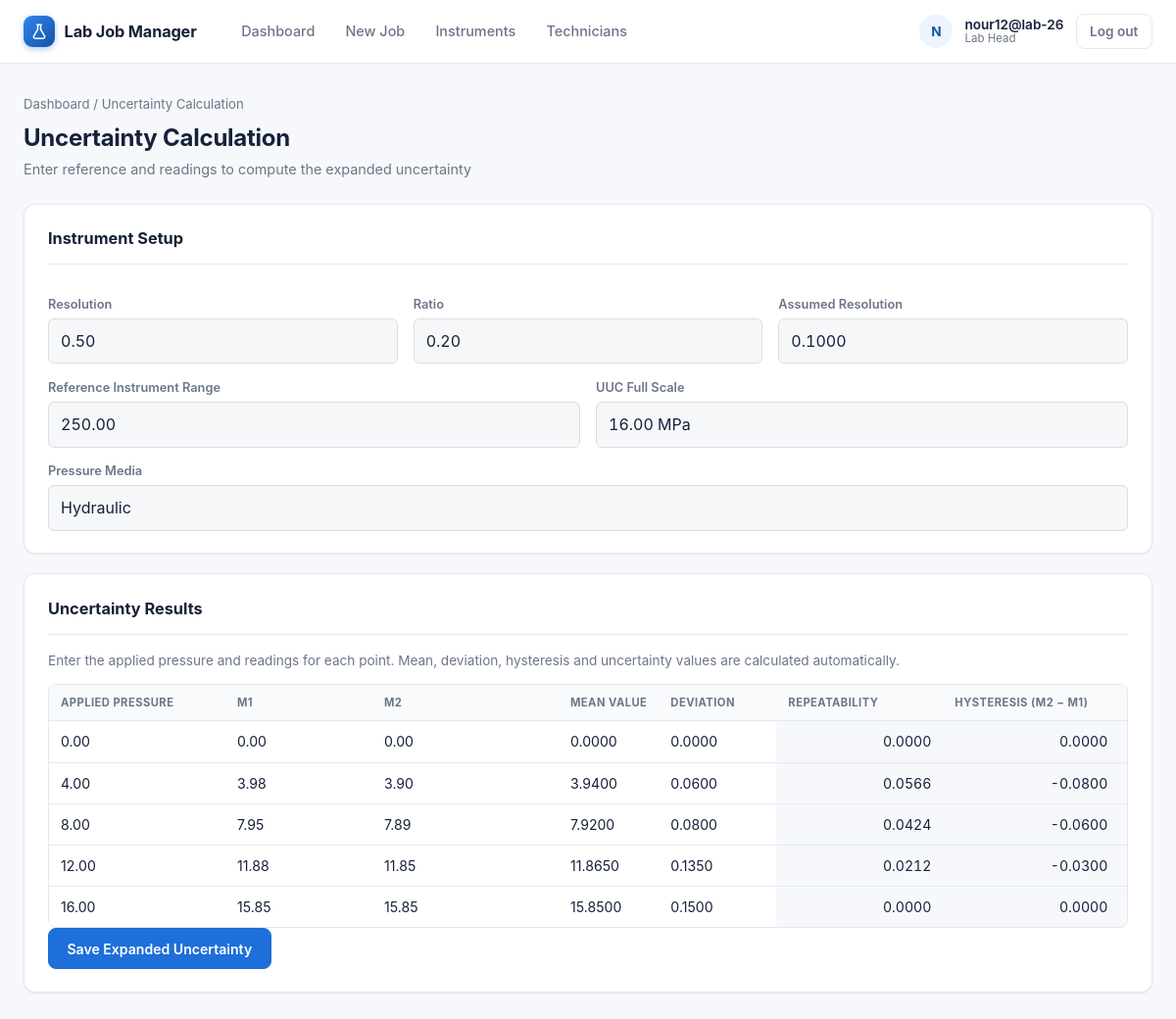
Screenshot of /uncertainty/100/ (signed in) with the database file from the repository.
### labmanager/models.py (models this page shows, shortened)
class User(AbstractUser):
    class Role(models.TextChoices):
        LAB_HEAD = "head", "Lab Head"
        TECHNICIAN = "technician", "Lab Technician"
    role = models.CharField(max_length=20, choices=Role.choices, default=Role.LAB_HEAD)
    @property
    def is_lab_head(self):
        return self.role == self.Role.LAB_HEAD

class Certificate(models.Model):
    job = models.ForeignKey(Job, on_delete=models.CASCADE, related_name="certificates")
    number = models.CharField(max_length=20, unique=True, editable=False)
    line_item = models.ForeignKey(
        "JobLineItem",
        on_delete=models.SET_NULL,
        null=True,
        blank=True,
        related_name="certificates"
    )
    device_serial = models.CharField(max_length=100, blank=True)
    device_manufacturer = models.CharField(max_length=150, blank=True)
    device_tag_number = models.CharField(max_length=100, blank=True)
    device_resolution = models.DecimalField(
        max_digits=20,
        decimal_places=2,
        null=True,
        blank=True,
    )
    device_accuracy = models.CharField(max_length=100, blank=True)
    device_ratio = models.DecimalField(
        max_digits=20,
        decimal_places=2,
        null=True,
        blank=True,
    )
    reference_instrument_range = models.DecimalField(
        max_digits=20,
        decimal_places=2,
        null=True,
        blank=True,
    )
    uuc_full_scale = models.DecimalField(
        max_digits=20,
        decimal_places=2,
        null=True,
        blank=True,
    )
    uuc_unit = models.CharField(
        max_length=20,
        blank=True,
    )
    pressure_media = models.CharField(
        max_length=30,
        blank=True,
    )
    working_standard_name = models.CharField(max_length=150, blank=True)
    working_standard_serial = models.CharField(max_length=100, blank=True)
    working_standard_certificate_no = models.CharField(max_length=100, blank=True)
    lab_temperature = models.CharField(max_length=50, blank=True)
    lab_humidity = models.CharField(max_length=50, blank=True)
    ambient_pressure = models.CharField(max_length=50, blank=True)
    reference_procedure = models.CharField(max_length=150, blank=True)
    temperature_variation = models.CharField(max_length=50, blank=True)
    instrument_received_good = models.BooleanField(
        default=True,
        verbose_name="Instrument is received in good condition"
    )
    instrument_adjusted = models.BooleanField(
        default=False,
        verbose_name="Instrument is adjusted and post adjustment values are reported"
    )
    no_adjustment = models.BooleanField(
        default=True,
        verbose_name="No adjustment is carried out and measurements in this certificate are as received figures"
    )
    calibration_date = models.DateField(null=True, blank=True)
    re_calibration_date = models.DateField(null=True, blank=True)
    issue_date = models.DateField(null=True, blank=True)
    calibrated_by = models.CharField(max_length=150, blank=True)
    approved_signatory = models.CharField(max_length=150, blank=True)
    class Meta:
        ordering = ["number"]
    @property
    def assumed_resolution(self):
        if self.device_resolution is None:
            return None
        if self.device_ratio is None:
            return None
        return self.device_resolution * self.device_ratio

class CalibrationResult(models.Model):
    certificate = models.ForeignKey(
        Certificate,
        on_delete=models.CASCADE,
        related_name="results",
    )
    applied_value = models.CharField(
        max_length=50,
        blank=True,
        verbose_name="Applied Pressure (A)",
    )
    upward_reading = models.CharField(
        max_length=50,
        blank=True,
        verbose_name="Upward (M1)",
    )
    downward_reading = models.CharField(
        max_length=50,
        blank=True,
        verbose_name="Downward (M2)",
    )
    mean_value = models.CharField(
        max_length=50,
        blank=True,
        verbose_name="Mean Value (M)",
    )
    deviation = models.CharField(
        max_length=50,
        blank=True,
        verbose_name="Deviation (A-M)",
    )
    reference_instrument_range = models.DecimalField(
        max_digits=20,
        decimal_places=2,
        null=True,
        blank=True,
    )
    uuc_full_scale = models.DecimalField(
        max_digits=20,
        decimal_places=2,
        null=True,
        blank=True,
    )
    uuc_unit = models.CharField(
        max_length=20,
        blank=True,
    )
    pressure_media = models.CharField(
        max_length=30,
        blank=True,
    )
    uncertainty = models.CharField(
        max_length=50,
        blank=True,
        verbose_name="Expanded Uncertainty (% FS)",
    )
    remarks = models.CharField(
        max_length=20,
        blank=True,
        verbose_name="Remarks",
    )
    class Meta:
        ordering = ["id"]

### labmanager/views.py (the view)
# urls.py: path("uncertainty/<int:pk>/",views.uncertainty,name="uncertainty",),
@login_required
def uncertainty(request, pk):
    certificate = get_object_or_404(
        Certificate.objects.select_related(
            "job",
            "line_item",
            "line_item__instrument",
        ).prefetch_related("results"),
        pk=pk,
    )
    if not _can_edit_certificate(request.user, certificate):
        messages.error(
            request,
            "You do not have access to this certificate."
        )
        return redirect("dashboard")
    if certificate.line_item:
        changed_fields = []
        line_item = certificate.line_item
        if (
            line_item.range_to is not None
            and certificate.uuc_full_scale != line_item.range_to
        ):
            certificate.uuc_full_scale = line_item.range_to
            changed_fields.append("uuc_full_scale")
        if (
            line_item.unit
            and certificate.uuc_unit != line_item.unit
        ):
            certificate.uuc_unit = line_item.unit
            changed_fields.append("uuc_unit")
        if changed_fields:
            certificate.save(update_fields=changed_fields)
    calculated_results = []
    for result in certificate.results.all():
        calculation = calculate_uncertainty_for_result(
            result,
            certificate,
        )
        calculated_results.append({
            "result": result,
            "calculation": calculation,
        })
    return render(
        request,
        "labmanager/uncertainty.html",
        {
            "certificate": certificate,
            "results": certificate.results.all(),
            "calculated_results": calculated_results,
            "assumed_resolution": certificate.assumed_resolution,
        },
    )

### labmanager/views.py (called while the page is built)
def _can_edit_certificate(user, certificate):
    if user.is_lab_head:
        return True
    return bool(certificate.line_item and certificate.line_item.assigned_to_id == user.id)

def convert_to_bar(value, unit):
    if value is None:
        return None
    try:
        value = Decimal(str(value))
    except (TypeError, ValueError, ArithmeticError):
        return None
    unit_key = (unit or "bar").strip().lower()
    factor = UNIT_TO_BAR.get(unit_key)
    if factor is None:
        return None
    return value * factor

def convert_from_bar(value, unit):
    if value is None:
        return None
    try:
        value = Decimal(str(value))
    except (TypeError, ValueError, ArithmeticError):
        return None
    unit_key = (unit or "bar").strip().lower()
    factor = UNIT_TO_BAR.get(unit_key)
    if factor is None or factor == 0:
        return None
    return value / factor

def get_cmc(applied_pressure, uuc_unit, pressure_media):
    applied_bar = convert_to_bar(
        applied_pressure,
        uuc_unit,
    )
    if applied_bar is None:
        return None
    media = (pressure_media or "").strip().lower()
    if media == "pneumatic":
        if Decimal("-0.95") <= applied_bar < Decimal("0"):
            return Decimal("0.10")
        if Decimal("0") <= applied_bar <= Decimal("30"):
            return Decimal("0.080")
        if Decimal("30") < applied_bar <= Decimal("100"):
            return Decimal("0.020")
    elif media == "hydraulic":
        if Decimal("0") <= applied_bar <= Decimal("0.6"):
            return Decimal("0.080")
        if Decimal("6") < applied_bar <= Decimal("60"):
            return Decimal("0.020")
        if Decimal("60") < applied_bar <= Decimal("1000"):
            return Decimal("0.025")
    return None

### labmanager/templates/labmanager/uncertainty.html (shortened to what this page needs)
{% extends "labmanager/base.html" %}
{% load static %}
{% block content %}
<div class="page-header">
    <div>
        <div class="breadcrumb"><a href="{% url 'dashboard' %}">Dashboard</a> / Uncertainty Calculation</div>
        <h1>Uncertainty Calculation</h1>
        <p class="page-sub">Enter reference and readings to compute the expanded uncertainty</p>
    </div>
</div>
<div id="uncertainty-page">
    <div class="card">
    <h2>Instrument Setup</h2>
    <div class="row">
        <div>
            <label>Resolution</label>
            <div class="readonly-value">
                {{ certificate.device_resolution|default:"—" }}
            </div>
        </div>
        <div>
            <label>Ratio</label>
            <div class="readonly-value">
                {{ certificate.device_ratio|default:"—" }}
            </div>
        </div>
        <div>
            <label>Assumed Resolution</label>
            <div class="readonly-value">
                {{ assumed_resolution|default:"—" }}
            </div>
        </div>
    </div>
    <div class="row">
        <div>
            <label>Reference Instrument Range</label>
            <div class="readonly-value">
                {% if certificate.reference_instrument_range %}
                    {{ certificate.reference_instrument_range }}
                {% else %}
                    —
                {% endif %}
            </div>
        </div>
        <div>
            <label>UUC Full Scale</label>
            <div class="readonly-value">
                {% if certificate.uuc_full_scale %}
                    {{ certificate.uuc_full_scale }} {{ certificate.uuc_unit }}
                {% else %}
                    —
                {% endif %}
            </div>
        </div>
    </div>
    <div class="row">
        <div>
            <label>Pressure Media</label>
            <div class="readonly-value">
                {{ certificate.pressure_media|default:"—" }}
            </div>
        </div>
    </div>
</div>
<form
    method="post"
    action="{% url 'save_uncertainty' certificate.pk %}"
    id="uncertainty-form"
>
    <div class="card">
        <h2>Uncertainty Results</h2>
        <p class="muted">Enter the applied pressure and readings for each point. Mean, deviation, hysteresis and uncertainty values are calculated automatically.</p>
        <div class="table-scroll">
        <table class="line-items-table" id="calc-table">
            <thead>
                <tr>
                    <th>Applied Pressure</th>
                    <th>M1</th>
                    <th>M2</th>
                    <th>Mean Value</th>
                    <th>Deviation</th>
                    <th>Repeatability</th>
                    <th>Hysteresis (M2 − M1)</th>
                    <th>Std. Un. for Hysteresis</th>
                </tr>
            </thead>
            <tbody id="calc-body">
            {% for result in results %}
            <tr class="line-item-row">
                <td data-f="applied">
                    {{ result.applied_value|default:"—" }}
                </td>
                <td data-f="m1">
                    {{ result.upward_reading|default:"—" }}
                </td>
                <td data-f="m2">
                    {{ result.downward_reading|default:"—" }}
                </td>
                <td data-f="mean">
                    {{ result.mean_value|default:"—" }}
                </td>
                <td data-f="dev">
                    {{ result.deviation|default:"—" }}
                </td>
                <td class="calc-cell" data-o="rep">—</td>
                <td class="calc-cell" data-o="hyst">—</td>
                <td class="calc-cell" data-o="uhyst">—</td>
            </tr>
            {% endfor %}
        </tbody>
        </table>
        </div>
         <button
            type="submit"
            class="btn"
            id="save-uncertainty"
        >
            Save Expanded Uncertainty
        </button>
    </div>
    </form>
</div>
{% endblock %}

### labmanager/templates/labmanager/base.html (shortened to what this page needs)
{% load static %}
<!DOCTYPE html>
<html lang="en">
<head>
    <link rel="stylesheet" href="{% static 'styles.css' %}">
</head>
<body>
    {% with current=request.resolver_match.url_name %}
    <header class="topbar">
        <div class="topbar-inner">
            <a class="brand" href="{% url 'dashboard' %}">
                <span class="brand-mark">
                    <svg width="18" height="18" viewBox="0 0 24 24" fill="none" xmlns="http://www.w3.org/2000/svg">
                        <path d="M9 3h6M10 3v6.5L4.6 18.6A2 2 0 0 0 6.3 21.5h11.4a2 2 0 0 0 1.7-2.9L14 9.5V3" stroke="currentColor" stroke-width="2" stroke-linecap="round" stroke-linejoin="round"/>
                    </svg>
                </span>
                Lab Job Manager
            </a>
            {% if user.is_authenticated %}
                <div class="nav-menu">
                    <nav class="nav-links">
                        <a class="nav-link {% if current == 'dashboard' %}active{% endif %}" href="{% url 'dashboard' %}">Dashboard</a>
                        {% if user.is_lab_head %}
                            <a class="nav-link {% if current == 'job_create' %}active{% endif %}" href="{% url 'job_create' %}">New Job</a>
                            <a class="nav-link {% if current == 'instrument_list' %}active{% endif %}" href="{% url 'instrument_list' %}">Instruments</a>
                            <a class="nav-link {% if current == 'technician_list' %}active{% endif %}" href="{% url 'technician_list' %}">Technicians</a>
                        {% endif %}
                    </nav>
                    <div class="nav-user">
                        <span class="nav-avatar">{{ user.username|slice:":1" }}</span>
                        <span class="nav-user-meta">
                            <span class="nav-user-name">{{ user.username }}</span>
                            <span class="nav-user-role">{% if user.is_lab_head %}Lab Head{% else %}Lab Technician{% endif %}</span>
                        </span>
                        <form method="post" action="{% url 'logout' %}" style="display: inline;">
                            <button type="submit" class="logout-btn">Log out</button>
                        </form>
                    </div>
                </div>
            {% else %}
                <div class="nav-auth">
                    <a class="nav-link {% if current == 'login' %}active{% endif %}" href="{% url 'login' %}">Log in</a>
                    <a class="nav-link {% if current == 'signup' %}active{% endif %}" href="{% url 'signup' %}">Sign up</a>
                </div>
            {% endif %}
        </div>
    </header>
    {% endwith %}
    <main class="container">
        {% block content %}{% endblock %}
    </main>
</body>
</html>

### labmanager/templates/labmanager/uncertainty.html (style rules this page uses)
#calc-table .calc-cell { background: var(--bg); text-align: right; white-space: nowrap; font-variant-numeric: tabular-nums; }

### rows the page displays
User: username "N", username "nour12@lab-26"
Certificate: device_resolution "0.50", device_ratio "0.20", reference_instrument_range "250.00", uuc_full_scale "16.00", uuc_unit "MPa", pressure_media "Hydraulic"
CalibrationResult: applied_value "0.00", upward_reading "0.00", downward_reading "0.00", mean_value "0.0000", deviation "0.0000"
CalibrationResult: applied_value "4.00", upward_reading "3.98", downward_reading "3.90", mean_value "3.9400", deviation "0.0600"
CalibrationResult: applied_value "8.00", upward_reading "7.95", downward_reading "7.89", mean_value "7.9200", deviation "0.0800"
CalibrationResult: applied_value "12.00", upward_reading "11.88", downward_reading "11.85", mean_value "11.8650", deviation "0.1350"
CalibrationResult: applied_value "16.00", upward_reading "15.85", downward_reading "15.85", mean_value "15.8500", deviation "0.1500"

### other values shown
{{ assumed_resolution|default:"—" }} "0.1000"
